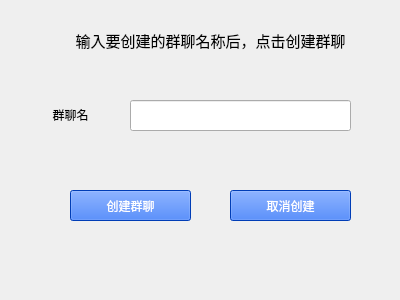
<?xml version="1.0" encoding="UTF-8"?>
<ui version="4.0">
 <class>Creategroup</class>
 <widget class="QWidget" name="Creategroup">
  <property name="geometry">
   <rect>
    <x>0</x>
    <y>0</y>
    <width>400</width>
    <height>300</height>
   </rect>
  </property>
  <property name="windowTitle">
   <string>Form</string>
  </property>
  <widget class="QLabel" name="label_3">
   <property name="geometry">
    <rect>
     <x>0</x>
     <y>-10</y>
     <width>411</width>
     <height>311</height>
    </rect>
   </property>
   <property name="styleSheet">
    <string notr="true">border-image: url(:/new/prefix1/a_1);</string>
   </property>
   <property name="text">
    <string>&lt;html&gt;&lt;head/&gt;&lt;body&gt;&lt;p align=&quot;center&quot;&gt;&lt;br/&gt;&lt;/p&gt;&lt;/body&gt;&lt;/html&gt;</string>
   </property>
  </widget>
  <widget class="QLineEdit" name="lineEdit">
   <property name="geometry">
    <rect>
     <x>130</x>
     <y>100</y>
     <width>221</width>
     <height>31</height>
    </rect>
   </property>
  </widget>
  <widget class="QPushButton" name="pushButton_2">
   <property name="geometry">
    <rect>
     <x>70</x>
     <y>190</y>
     <width>121</width>
     <height>31</height>
    </rect>
   </property>
   <property name="styleSheet">
    <string notr="true">background-color: rgb(0, 85, 255);
color: rgb(255, 255, 255);</string>
   </property>
   <property name="text">
    <string>创建群聊</string>
   </property>
  </widget>
  <widget class="QPushButton" name="pushButton">
   <property name="geometry">
    <rect>
     <x>230</x>
     <y>190</y>
     <width>121</width>
     <height>31</height>
    </rect>
   </property>
   <property name="styleSheet">
    <string notr="true">background-color: rgb(0, 85, 255);
color: rgb(255, 255, 255);</string>
   </property>
   <property name="text">
    <string>取消创建</string>
   </property>
  </widget>
  <widget class="QLabel" name="label_2">
   <property name="geometry">
    <rect>
     <x>60</x>
     <y>20</y>
     <width>301</width>
     <height>41</height>
    </rect>
   </property>
   <property name="text">
    <string>&lt;html&gt;&lt;head/&gt;&lt;body&gt;&lt;p align=&quot;center&quot;&gt;&lt;span style=&quot; font-size:11pt;&quot;&gt;输入要创建的群聊名称后，点击创建群聊&lt;/span&gt;&lt;/p&gt;&lt;/body&gt;&lt;/html&gt;</string>
   </property>
  </widget>
  <widget class="QLabel" name="label">
   <property name="geometry">
    <rect>
     <x>30</x>
     <y>100</y>
     <width>81</width>
     <height>31</height>
    </rect>
   </property>
   <property name="text">
    <string>&lt;html&gt;&lt;head/&gt;&lt;body&gt;&lt;p align=&quot;center&quot;&gt;群聊名&lt;/p&gt;&lt;/body&gt;&lt;/html&gt;</string>
   </property>
  </widget>
 </widget>
 <resources/>
 <connections/>
</ui>
